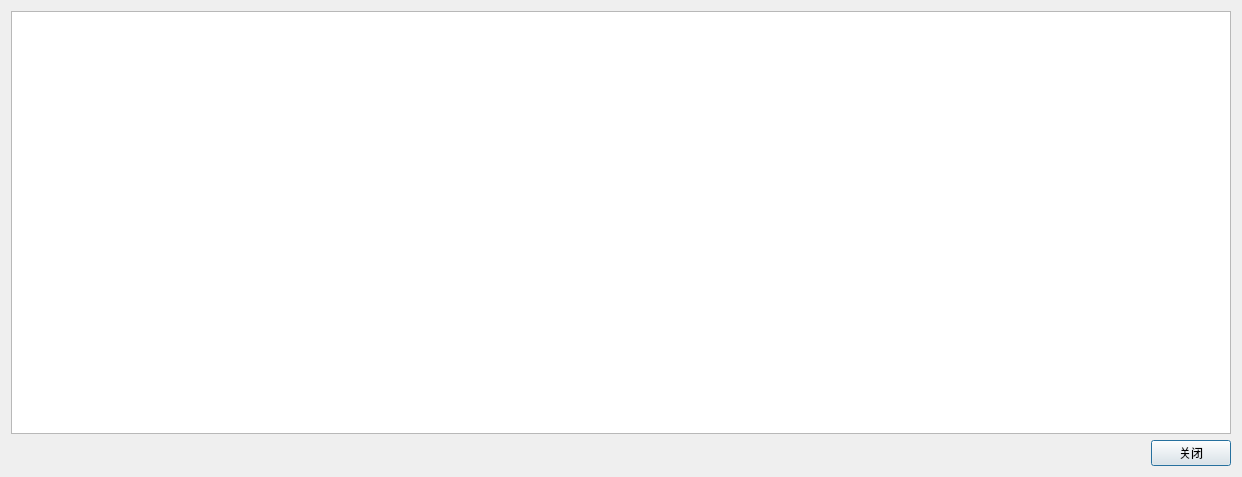
<?xml version="1.0" encoding="UTF-8"?>
<ui version="4.0">
 <class>searchRes</class>
 <widget class="QDialog" name="searchRes">
  <property name="geometry">
   <rect>
    <x>0</x>
    <y>0</y>
    <width>1242</width>
    <height>477</height>
   </rect>
  </property>
  <property name="windowTitle">
   <string>全部搜索结果</string>
  </property>
  <property name="windowIcon">
   <iconset resource="res.qrc">
    <normaloff>:/icons/images/mysql.png</normaloff>:/icons/images/mysql.png</iconset>
  </property>
  <layout class="QGridLayout" name="gridLayout">
   <item row="0" column="0" colspan="2">
    <widget class="QTableWidget" name="tbInfo"/>
   </item>
   <item row="1" column="0">
    <spacer name="horizontalSpacer">
     <property name="orientation">
      <enum>Qt::Horizontal</enum>
     </property>
     <property name="sizeHint" stdset="0">
      <size>
       <width>465</width>
       <height>20</height>
      </size>
     </property>
    </spacer>
   </item>
   <item row="1" column="1">
    <widget class="QPushButton" name="btnClose">
     <property name="text">
      <string>关闭</string>
     </property>
    </widget>
   </item>
  </layout>
 </widget>
 <resources>
  <include location="res.qrc"/>
 </resources>
 <connections/>
</ui>
